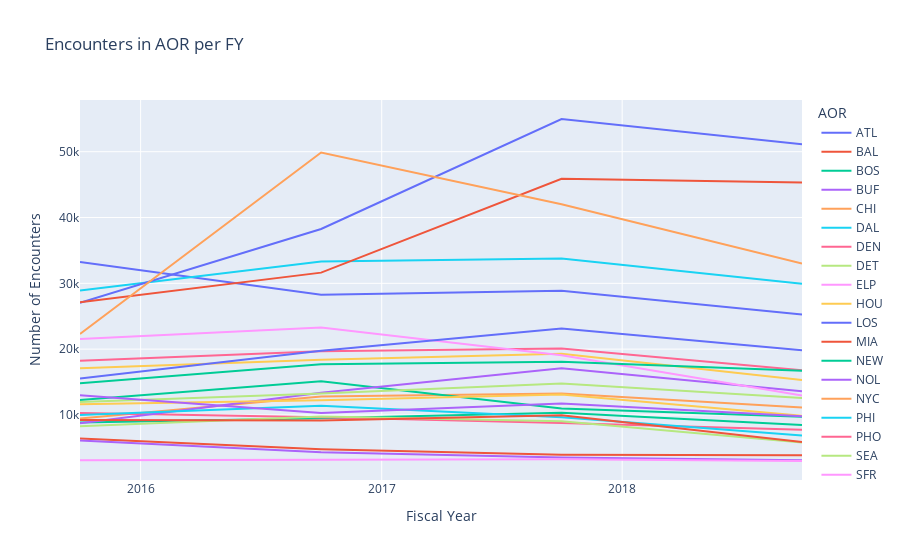

Source (notebook cell):
### Code cell
fig = px.line(encounters_by_fy, x=fy, 
              y=aor, 
              title = "Encounters in AOR per FY",
              labels=dict(x="Fiscal Year", y="Number of Encounters"))
fig.update_xaxes(title="Fiscal Year", nticks = 4)
fig.update_yaxes(title="Number of Encounters")
fig.update_layout(legend_title_text='AOR')
fig.show()

### Figure 1 — Plotly figure (JSON) as saved in the notebook; plotly's stock layout.template omitted (floating-point values rounded to 4 significant figures)
{"data": [{"hovertemplate": "variable=ATL<br>Fiscal Year=%{x}<br>value=%{y}<extra></extra>", "legendgroup": "ATL", "line": {"color": "#636efa", "dash": "solid"}, "marker": {"symbol": "circle"}, "mode": "lines", "name": "ATL", "orientation": "v", "showlegend": true, "type": "scatter", "x": ["2015-10-01", "2016-10-01", "2017-10-01", "2018-10-01"], "xaxis": "x", "y": [33227, 28263, 28876, 25275], "yaxis": "y"}, {"hovertemplate": "variable=BAL<br>Fiscal Year=%{x}<br>value=%{y}<extra></extra>", "legendgroup": "BAL", "line": {"color": "#EF553B", "dash": "solid"}, "marker": {"symbol": "circle"}, "mode": "lines", "name": "BAL", "orientation": "v", "showlegend": true, "type": "scatter", "x": ["2015-10-01", "2016-10-01", "2017-10-01", "2018-10-01"], "xaxis": "x", "y": [6427, 4801, 3938, 3865], "yaxis": "y"}, {"hovertemplate": "variable=BOS<br>Fiscal Year=%{x}<br>value=%{y}<extra></extra>", "legendgroup": "BOS", "line": {"color": "#00cc96", "dash": "solid"}, "marker": {"symbol": "circle"}, "mode": "lines", "name": "BOS", "orientation": "v", "showlegend": true, "type": "scatter", "x": ["2015-10-01", "2016-10-01", "2017-10-01", "2018-10-01"], "xaxis": "x", "y": [8869, 9491, 10339, 8482], "yaxis": "y"}, {"hovertemplate": "variable=BUF<br>Fiscal Year=%{x}<br>value=%{y}<extra></extra>", "legendgroup": "BUF", "line": {"color": "#ab63fa", "dash": "solid"}, "marker": {"symbol": "circle"}, "mode": "lines", "name": "BUF", "orientation": "v", "showlegend": true, "type": "scatter", "x": ["2015-10-01", "2016-10-01", "2017-10-01", "2018-10-01"], "xaxis": "x", "y": [6102, 4338, 3547, 3127], "yaxis": "y"}, {"hovertemplate": "variable=CHI<br>Fiscal Year=%{x}<br>value=%{y}<extra></extra>", "legendgroup": "CHI", "line": {"color": "#FFA15A", "dash": "solid"}, "marker": {"symbol": "circle"}, "mode": "lines", "name": "CHI", "orientation": "v", "showlegend": true, "type": "scatter", "x": ["2015-10-01", "2016-10-01", "2017-10-01", "2018-10-01"], "xaxis": "x", "y": [9446, 12814, 13251, 11147], "yaxis": "y"}, {"hovertemplate": "variable=DAL<br>Fiscal Year=%{x}<br>value=%{y}<extra></extra>", "legendgroup": "DAL", "line": {"color": "#19d3f3", "dash": "solid"}, "marker": {"symbol": "circle"}, "mode": "lines", "name": "DAL", "orientation": "v", "showlegend": true, "type": "scatter", "x": ["2015-10-01", "2016-10-01", "2017-10-01", "2018-10-01"], "xaxis": "x", "y": [28904, 33308, 33758, 29929], "yaxis": "y"}, {"hovertemplate": "variable=DEN<br>Fiscal Year=%{x}<br>value=%{y}<extra></extra>", "legendgroup": "DEN", "line": {"color": "#FF6692", "dash": "solid"}, "marker": {"symbol": "circle"}, "mode": "lines", "name": "DEN", "orientation": "v", "showlegend": true, "type": "scatter", "x": ["2015-10-01", "2016-10-01", "2017-10-01", "2018-10-01"], "xaxis": "x", "y": [10289, 9659, 8794, 7759], "yaxis": "y"}, {"hovertemplate": "variable=DET<br>Fiscal Year=%{x}<br>value=%{y}<extra></extra>", "legendgroup": "DET", "line": {"color": "#B6E880", "dash": "solid"}, "marker": {"symbol": "circle"}, "mode": "lines", "name": "DET", "orientation": "v", "showlegend": true, "type": "scatter", "x": ["2015-10-01", "2016-10-01", "2017-10-01", "2018-10-01"], "xaxis": "x", "y": [8266, 9769, 9039, 5826], "yaxis": "y"}, {"hovertemplate": "variable=ELP<br>Fiscal Year=%{x}<br>value=%{y}<extra></extra>", "legendgroup": "ELP", "line": {"color": "#FF97FF", "dash": "solid"}, "marker": {"symbol": "circle"}, "mode": "lines", "name": "ELP", "orientation": "v", "showlegend": true, "type": "scatter", "x": ["2015-10-01", "2016-10-01", "2017-10-01", "2018-10-01"], "xaxis": "x", "y": [3119, 3205, 3279, 3002], "yaxis": "y"}, {"hovertemplate": "variable=HOU<br>Fiscal Year=%{x}<br>value=%{y}<extra></extra>", "legendgroup": "HOU", "line": {"color": "#FECB52", "dash": "solid"}, "marker": {"symbol": "circle"}, "mode": "lines", "name": "HOU", "orientation": "v", "showlegend": true, "type": "scatter", "x": ["2015-10-01", "2016-10-01", "2017-10-01", "2018-10-01"], "xaxis": "x", "y": [17112, 18404, 19295, 15311], "yaxis": "y"}, {"hovertemplate": "variable=LOS<br>Fiscal Year=%{x}<br>value=%{y}<extra></extra>", "legendgroup": "LOS", "line": {"color": "#636efa", "dash": "solid"}, "marker": {"symbol": "circle"}, "mode": "lines", "name": "LOS", "orientation": "v", "showlegend": true, "type": "scatter", "x": ["2015-10-01", "2016-10-01", "2017-10-01", "2018-10-01"], "xaxis": "x", "y": [27046, 38256, 54971, 51134], "yaxis": "y"}, {"hovertemplate": "variable=MIA<br>Fiscal Year=%{x}<br>value=%{y}<extra></extra>", "legendgroup": "MIA", "line": {"color": "#EF553B", "dash": "solid"}, "marker": {"symbol": "circle"}, "mode": "lines", "name": "MIA", "orientation": "v", "showlegend": true, "type": "scatter", "x": ["2015-10-01", "2016-10-01", "2017-10-01", "2018-10-01"], "xaxis": "x", "y": [27114, 31627, 45876, 45330], "yaxis": "y"}, {"hovertemplate": "variable=NEW<br>Fiscal Year=%{x}<br>value=%{y}<extra></extra>", "legendgroup": "NEW", "line": {"color": "#00cc96", "dash": "solid"}, "marker": {"symbol": "circle"}, "mode": "lines", "name": "NEW", "orientation": "v", "showlegend": true, "type": "scatter", "x": ["2015-10-01", "2016-10-01", "2017-10-01", "2018-10-01"], "xaxis": "x", "y": [12279, 15105, 10975, 9728], "yaxis": "y"}, {"hovertemplate": "variable=NOL<br>Fiscal Year=%{x}<br>value=%{y}<extra></extra>", "legendgroup": "NOL", "line": {"color": "#ab63fa", "dash": "solid"}, "marker": {"symbol": "circle"}, "mode": "lines", "name": "NOL", "orientation": "v", "showlegend": true, "type": "scatter", "x": ["2015-10-01", "2016-10-01", "2017-10-01", "2018-10-01"], "xaxis": "x", "y": [8728, 13382, 17099, 13588], "yaxis": "y"}, {"hovertemplate": "variable=NYC<br>Fiscal Year=%{x}<br>value=%{y}<extra></extra>", "legendgroup": "NYC", "line": {"color": "#FFA15A", "dash": "solid"}, "marker": {"symbol": "circle"}, "mode": "lines", "name": "NYC", "orientation": "v", "showlegend": true, "type": "scatter", "x": ["2015-10-01", "2016-10-01", "2017-10-01", "2018-10-01"], "xaxis": "x", "y": [22294, 49882, 42028, 33001], "yaxis": "y"}, {"hovertemplate": "variable=PHI<br>Fiscal Year=%{x}<br>value=%{y}<extra></extra>", "legendgroup": "PHI", "line": {"color": "#19d3f3", "dash": "solid"}, "marker": {"symbol": "circle"}, "mode": "lines", "name": "PHI", "orientation": "v", "showlegend": true, "type": "scatter", "x": ["2015-10-01", "2016-10-01", "2017-10-01", "2018-10-01"], "xaxis": "x", "y": [9992, 11392, 9638, 6858], "yaxis": "y"}, {"hovertemplate": "variable=PHO<br>Fiscal Year=%{x}<br>value=%{y}<extra></extra>", "legendgroup": "PHO", "line": {"color": "#FF6692", "dash": "solid"}, "marker": {"symbol": "circle"}, "mode": "lines", "name": "PHO", "orientation": "v", "showlegend": true, "type": "scatter", "x": ["2015-10-01", "2016-10-01", "2017-10-01", "2018-10-01"], "xaxis": "x", "y": [18219, 19695, 20108, 16802], "yaxis": "y"}, {"hovertemplate": "variable=SEA<br>Fiscal Year=%{x}<br>value=%{y}<extra></extra>", "legendgroup": "SEA", "line": {"color": "#B6E880", "dash": "solid"}, "marker": {"symbol": "circle"}, "mode": "lines", "name": "SEA", "orientation": "v", "showlegend": true, "type": "scatter", "x": ["2015-10-01", "2016-10-01", "2017-10-01", "2018-10-01"], "xaxis": "x", "y": [11986, 13266, 14780, 12582], "yaxis": "y"}, {"hovertemplate": "variable=SFR<br>Fiscal Year=%{x}<br>value=%{y}<extra></extra>", "legendgroup": "SFR", "line": {"color": "#FF97FF", "dash": "solid"}, "marker": {"symbol": "circle"}, "mode": "lines", "name": "SFR", "orientation": "v", "showlegend": true, "type": "scatter", "x": ["2015-10-01", "2016-10-01", "2017-10-01", "2018-10-01"], "xaxis": "x", "y": [21523, 23292, 19060, 12936], "yaxis": "y"}, {"hovertemplate": "variable=SLC<br>Fiscal Year=%{x}<br>value=%{y}<extra></extra>", "legendgroup": "SLC", "line": {"color": "#FECB52", "dash": "solid"}, "marker": {"symbol": "circle"}, "mode": "lines", "name": "SLC", "orientation": "v", "showlegend": true, "type": "scatter", "x": ["2015-10-01", "2016-10-01", "2017-10-01", "2018-10-01"], "xaxis": "x", "y": [11637, 12247, 13126, 9889], "yaxis": "y"}, {"hovertemplate": "variable=SNA<br>Fiscal Year=%{x}<br>value=%{y}<extra></extra>", "legendgroup": "SNA", "line": {"color": "#636efa", "dash": "solid"}, "marker": {"symbol": "circle"}, "mode": "lines", "name": "SNA", "orientation": "v", "showlegend": true, "type": "scatter", "x": ["2015-10-01", "2016-10-01", "2017-10-01", "2018-10-01"], "xaxis": "x", "y": [15552, 19749, 23144, 19832], "yaxis": "y"}, {"hovertemplate": "variable=SND<br>Fiscal Year=%{x}<br>value=%{y}<extra></extra>", "legendgroup": "SND", "line": {"color": "#EF553B", "dash": "solid"}, "marker": {"symbol": "circle"}, "mode": "lines", "name": "SND", "orientation": "v", "showlegend": true, "type": "scatter", "x": ["2015-10-01", "2016-10-01", "2017-10-01", "2018-10-01"], "xaxis": "x", "y": [9237, 9166, 9961, 5905], "yaxis": "y"}, {"hovertemplate": "variable=SPM<br>Fiscal Year=%{x}<br>value=%{y}<extra></extra>", "legendgroup": "SPM", "line": {"color": "#00cc96", "dash": "solid"}, "marker": {"symbol": "circle"}, "mode": "lines", "name": "SPM", "orientation": "v", "showlegend": true, "type": "scatter", "x": ["2015-10-01", "2016-10-01", "2017-10-01", "2018-10-01"], "xaxis": "x", "y": [14819, 17698, 18080, 16730], "yaxis": "y"}, {"hovertemplate": "variable=WAS<br>Fiscal Year=%{x}<br>value=%{y}<extra></extra>", "legendgroup": "WAS", "line": {"color": "#ab63fa", "dash": "solid"}, "marker": {"symbol": "circle"}, "mode": "lines", "name": "WAS", "orientation": "v", "showlegend": true, "type": "scatter", "x": ["2015-10-01", "2016-10-01", "2017-10-01", "2018-10-01"], "xaxis": "x", "y": [13004, 10277, 11738, 9792], "yaxis": "y"}], "layout": {"legend": {"title": {"text": "AOR"}, "tracegroupgap": 0}, "title": {"text": "Encounters in AOR per FY"}, "xaxis": {"anchor": "y", "domain": [0, 1], "nticks": 4, "title": {"text": "Fiscal Year"}}, "yaxis": {"anchor": "x", "domain": [0, 1], "title": {"text": "Number of Encounters"}}}}
